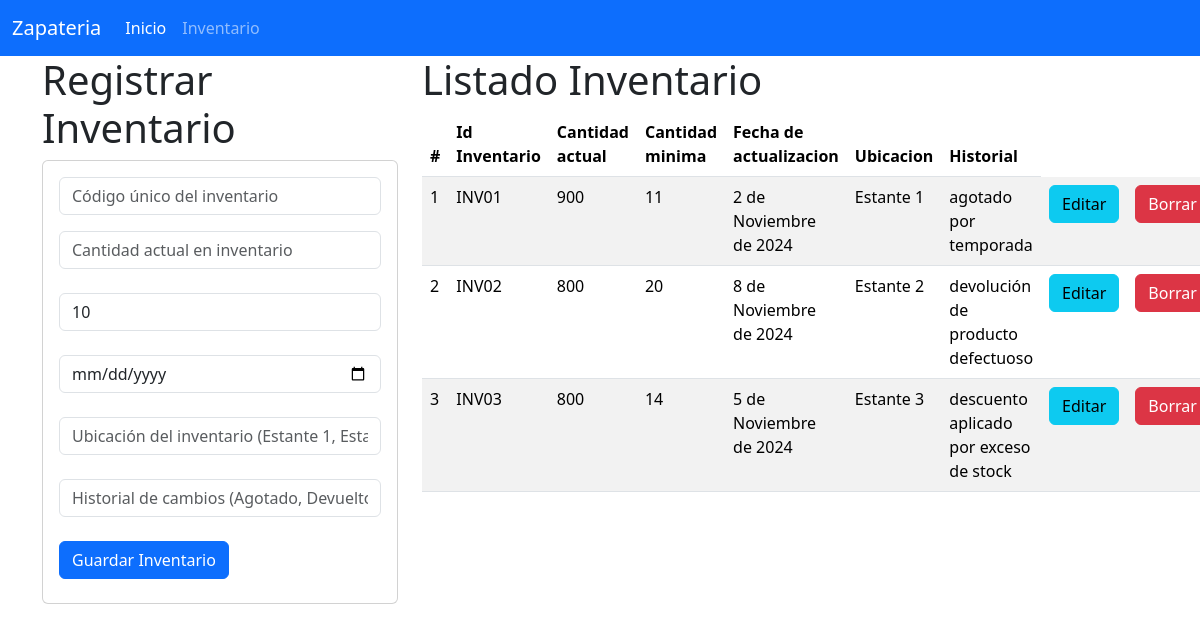
The page / on the database its author committed.
### Inventario_app/models.py (models this page shows, shortened)
class Inventario(models.Model):
    id_inventario = models.CharField(primary_key=True, max_length=6)
    cantidad_actual = models.PositiveIntegerField()
    cantidad_minima = models.PositiveSmallIntegerField()
    fecha_actualizacion = models.DateField()
    ubicacion = models.CharField(max_length=100)
    historial = models.TextField(blank=True, null=True)

### Inventario_app/views.py (the view)
# urls.py: path("",views.inicio_vista, name="inicio_vista"),
def inicio_vista(request):
    elinventario=Inventario.objects.all()
    return render(request,"gestionarInventario.html",{"elinventario":elinventario})

### Inventario_app/templates/gestionarInventario.html (shortened to what this page needs)
{% extends "base.html" %}
{% block cuerpo %}
<div class="row">
  <div class="col-sm-12 col-md-4 col-lg-4 xl-4">
    <h1>Registrar Inventario</h1>
    <div class="card">
        <div class="card-body">
          <form action="registrarInventario/" method="POST">
            <div class="form-group">
              <input type="text" id="txtid_inventario" name="txtid_inventario" class="form-control"
                     placeholder="Código único del inventario" minlength="1" maxlength="6" required>
            </div>
            <div class="form-group py-3">
              <input type="text" id="numcantidad_actual" name="numcantidad_actual" class="form-control"
                     placeholder="Cantidad actual en inventario" maxlength="100" required>
            </div>
            <div class="form-group py-2">
              <input type="number" id="numcantidad_minima" name="numcantidad_minima" class="form-control"
                     min="1" max="100" value="10" required placeholder="Cantidad mínima permitida">
            </div>
            <div class="form-group py-3">
              <input type="date" id="datefecha_actual" name="datefecha_actual" class="form-control"
                     required>
            </div>
            <div class="form-group py-2">
              <input type="text" id="txtubicacion" name="txtubicacion" class="form-control"
                     placeholder="Ubicación del inventario (Estante 1, Estante 2 ... )" maxlength="100" required>
            </div>
            <div class="form-group py-3">
              <input type="text" id="txthistorial" name="txthistorial" class="form-control"
                     placeholder="Historial de cambios (Agotado, Devuelto ... )" maxlength="255">
            </div>
            <div class="form-group py-2">
              <button type="submit" class="btn btn-primary">Guardar Inventario</button>
            </div>
          </form>
        </div>
      </div>
    </div>
  <div class="col-sm-12 col-md-8 col-lg-8 xl-8">
    <h1>Listado Inventario</h1>
    <table class="table table-striped">
      <thead>
        <tr>
          <th scope="col">#</th>
          <th scope="col">Id Inventario</th>
          <th scope="col">Cantidad actual</th>
          <th scope="col">Cantidad minima</th>
          <th scope="col">Fecha de actualizacion</th>
          <th scope="col">Ubicacion</th>
          <th scope="col">Historial</th>
        </tr>
      </thead>
      <tbody>
        {% for i in elinventario %}
        <tr>
          <td>{{ forloop.counter }}</td>
          <td>{{ i.id_inventario }}</td>
          <td>{{ i.cantidad_actual }}</td>
          <td>{{ i.cantidad_minima }}</td>
          <td>{{ i.fecha_actualizacion }}</td>
          <td>{{ i.ubicacion }}</td>
          <td>{{ i.historial }}</td>
          <td><a href="seleccionarInventario/{{ i.id_inventario }}" class="btn btn-info">Editar</a></td>
          <td><a href="borrarInventario/{{ i.id_inventario }}" class="btn btn-danger">Borrar</a></td>
        </tr>
        {% endfor %}
      </tbody>
    </table>
  </div>
</div>
{% endblock %}

### Inventario_app/templates/base.html (shortened to what this page needs)
<!doctype html>
<html lang="es">
    <head>
    <link href="https://cdn.jsdelivr.net/npm/bootstrap@5.3.3/dist/css/bootstrap.min.css" rel="stylesheet">
    </head>
    <body>
<nav class="navbar navbar-expand-lg bg-primary"  data-bs-theme="dark">
    <div class="container-fluid">
      <a class="navbar-brand" href="#">Zapateria</a>
      <div class="collapse navbar-collapse" id="navbarNav">
        <ul class="navbar-nav">
          <li class="nav-item">
            <a class="nav-link active" aria-current="page" href="#">Inicio</a>
          </li>
          <li class="nav-item">
            <a class="nav-link" href="#">Inventario</a>
          </li>
        </ul>
      </div>
    </div>
  </nav>
    <div class="container">
        {% block cuerpo %}
        {% endblock %}
    </div>
    </body>
</html>

### rows shown on the page
Inventario: id_inventario "INV01", cantidad_actual "900", cantidad_minima "11", fecha_actualizacion "2 de Noviembre de 2024", ubicacion "Estante 1", historial "agotado por temporada"
Inventario: id_inventario "INV02", cantidad_actual "800", cantidad_minima "20", fecha_actualizacion "8 de Noviembre de 2024", ubicacion "Estante 2", historial "devolución de producto defectuoso"
Inventario: id_inventario "INV03", cantidad_actual "800", cantidad_minima "14", fecha_actualizacion "5 de Noviembre de 2024", ubicacion "Estante 3", historial "descuento aplicado por exceso de stock"
